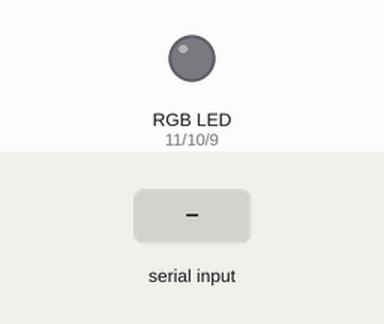
Bench run of a sketch on a simulated Arduino Uno, built with avr-gcc and run on an emulated ATmega328P. Shown: an RGB LED mixed from three pins (HIGH = lit). Inputs (shaded band) come from the test bench. Dim RGB values are drawn brighter than linear.

Above: at 1.2 s.
1.3 s: "90,45,200\n" received over Serial
At 2.5 s:
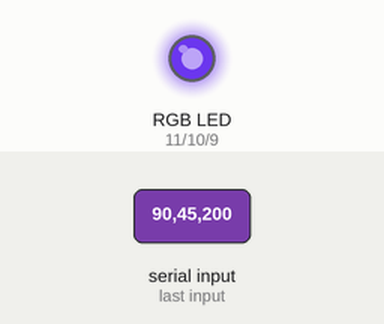
2.8 s: "30,150,10\n" received over Serial
At 3.9 s:
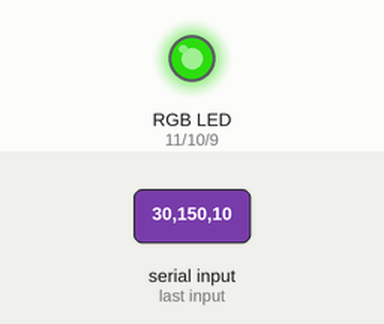
4.3 s: "1,90,45\n" received over Serial
At 5.0 s:
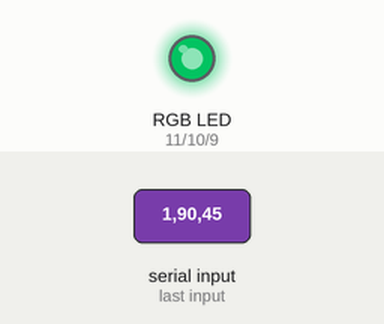
Timing chart, 0 to 7.3 s (numbered marks = the images above; inputs shaded):
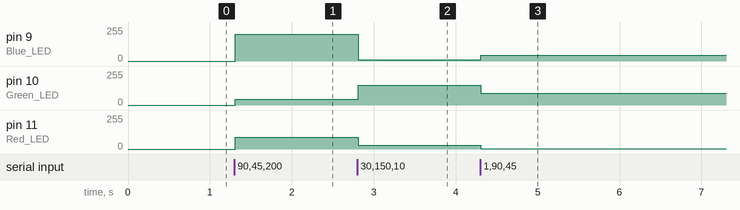

Measured:
- after the input at 1.3 s, pin 9 (Blue_LED): 0/255 → 200/255 at once; pin 10 (Green_LED): 0/255 → 45/255 at once; pin 11 (Red_LED): 0/255 → 90/255 at once
- after the input at 2.8 s, pin 9 (Blue_LED): 200/255 → 10/255 at once; pin 10 (Green_LED): 45/255 → 150/255 at once; pin 11 (Red_LED): 90/255 → 30/255 at once
- after the input at 4.3 s, pin 9 (Blue_LED): 10/255 → 45/255 at once; pin 10 (Green_LED): 150/255 → 90/255 at once; pin 11 (Red_LED): 30/255 → 1/255 at once

The sketch:

_27._Serial_RGB_LED_Control.ino
```cpp
const int Red_LED = 11;
const int Green_LED = 10;
const int Blue_LED = 9;

int Rval = 0;
int Gval = 0;
int Bval = 0;

void setup()
{
  pinMode(Red_LED,OUTPUT);
  pinMode(Green_LED,OUTPUT);
  pinMode(Blue_LED,OUTPUT);
  Serial.begin(9600);
}

void loop()
{
  while (Serial.available() > 0)
  {
    Rval = Serial.parseInt();
    Gval = Serial.parseInt();
    Bval = Serial.parseInt();
    if (Serial.read() == '\n')
    {
        analogWrite(Red_LED, Rval);
        analogWrite(Green_LED, Gval);
        analogWrite(Blue_LED, Bval);
    }
  }
}
```
